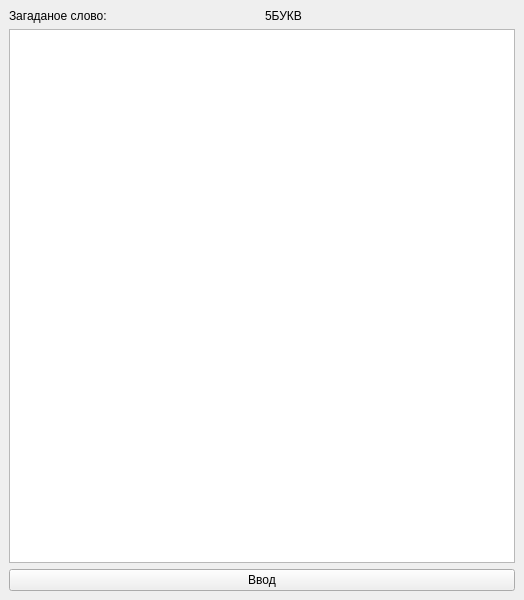
<?xml version="1.0" encoding="UTF-8"?>
<ui version="4.0">
 <class>MainWindow</class>
 <widget class="QMainWindow" name="MainWindow">
  <property name="geometry">
   <rect>
    <x>0</x>
    <y>0</y>
    <width>524</width>
    <height>600</height>
   </rect>
  </property>
  <property name="windowTitle">
   <string>Игра 5БУКВ</string>
  </property>
  <widget class="QWidget" name="centralwidget">
   <layout class="QVBoxLayout" name="verticalLayout_2">
    <item>
     <layout class="QHBoxLayout" name="horizontalLayout">
      <item>
       <widget class="QLabel" name="label">
        <property name="text">
         <string>Загаданое слово:</string>
        </property>
       </widget>
      </item>
      <item>
       <widget class="QLabel" name="word">
        <property name="text">
         <string>5БУКВ</string>
        </property>
       </widget>
      </item>
     </layout>
    </item>
    <item>
     <widget class="QTableWidget" name="tableWidget"/>
    </item>
    <item>
     <widget class="QPushButton" name="pushButton">
      <property name="text">
       <string>Ввод</string>
      </property>
     </widget>
    </item>
   </layout>
  </widget>
 </widget>
 <resources/>
 <connections/>
</ui>
